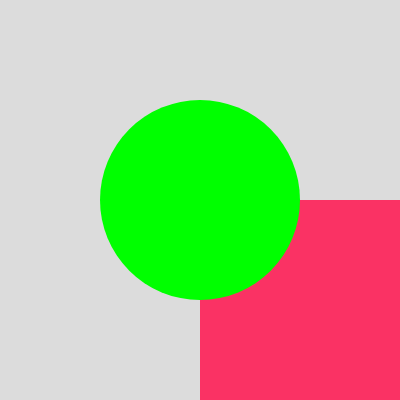
Frame 1 (no input)
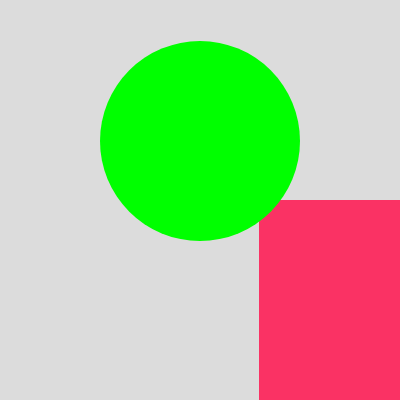
Frame 60 (no input)
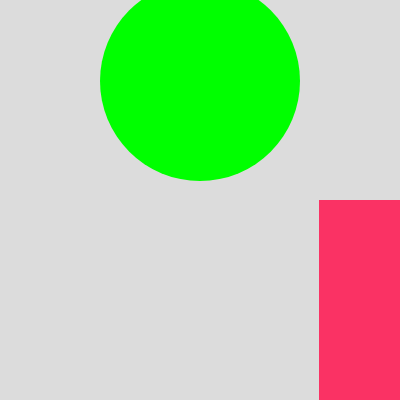
Frame 120 (the mouse pressed at the canvas centre since frame 60)

The p5.js sketch that drew these frames (run headless with seeded random() and noise() and a simulated clock; from frame 60 on, the mouse is pressed at the canvas centre):

// p5.js sketch
// ── sketch.js
function setup() {
  createCanvas(400, 400);
}
let x = 200;
let y = 200;
let w = 200;
let h = 200;
let cx = 200
let cy = 200
function draw() {
	background(220);
  noStroke();
  fill(250,50,100);
  rect(x, y, w, h);
  fill(0,255,0);
  ellipse(cx, cy, 200);
  
  cy--;
  if (cy < 0) {
   cy = height;
}
  x++
  if (x > width) {
    x = 0;
  }
}
